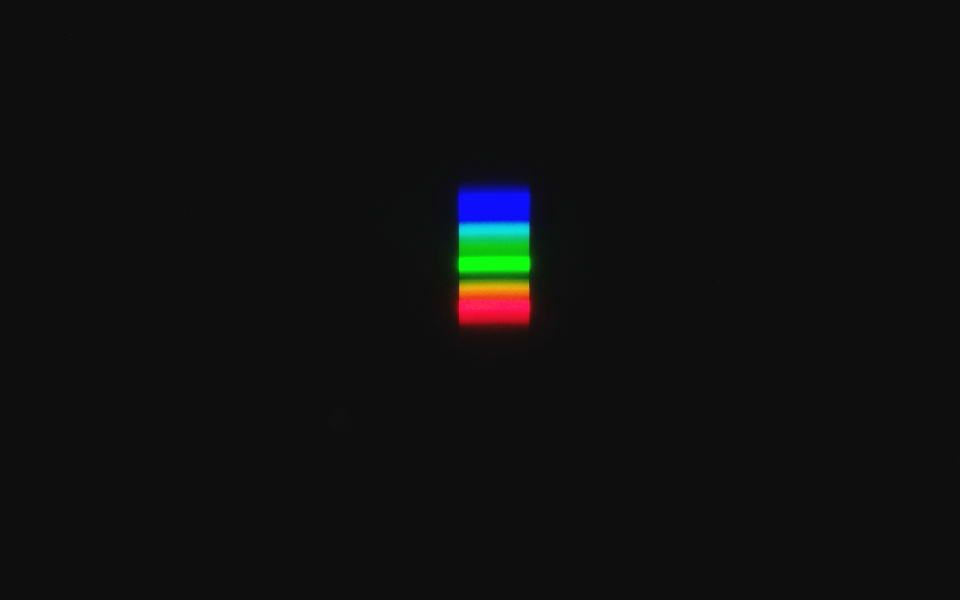
#> input picture pics/calibre.png, 1920 x 1200 px, found by its file name (shown at 1/2 size)
$ python Reflected_luma.py
#> lines starting #> are read from the running program, lines starting #| are printed output that depends on the picture
#!/usr/bin/python3
import numpy as np
import matplotlib.pyplot as plt
import imageio.v2 as imageio
from cycler import cycler


def readIntensity(photoName, plotName, lamp, surface):
#> called with photoName = 'calibre.png', plotName = 'calibration.png', lamp = 'mercury', surface = 'white'
    photo = imageio.imread(photoName)
#> photo is the input picture: shape (1200, 1920, 4); mean R, G, B, A 16.2, 15.7, 16.6, 255

    cut = photo[350:835, 450:960, 0:3].swapaxes(0, 1)
    rgb = np.mean(cut, axis=(0))
#> rgb = 485 rows, first 8: [14.83, 14.01, 15.87], [14.82, 14, 15.85], [14.78, 13.96, 16.01], [14.85, 14.03, 16.08], [14.79, 14.02, 16.35], [14.82, 14.05, 16.38], [14.82, 14.06, 16.55], [14.8, 14.04, 16.53]
    luma = (0.2989 * rgb[:, 0] + 0.5866 * rgb[:, 1] + 0.1144 * rgb[:, 2])
#> luma = 485 values, max 27.95 at index 226, min 14.29 at index 447, mean 18.92
    luma = luma
    plt.rc('axes', prop_cycle=(cycler('color', ['r', 'g', 'b'])))

    fig = plt.figure(figsize=(10, 5), dpi=200)

    plt.title('Интенсивность отражённого излучения\n' + '{} / {}'.format(lamp, surface))
    plt.xlabel('Относительный номер пикселя')
    plt.ylabel('Яркость')

    plt.plot(rgb, label=['r', 'g', 'b'])
    plt.plot(luma, 'black', label='I')
    plt.legend()

    plt.savefig(plotName)
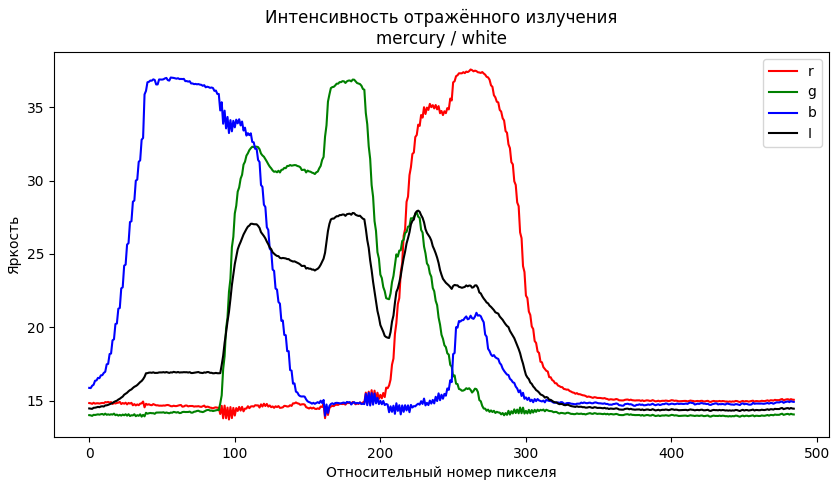
#> figure drawn by matplotlib, 1 panel; curve peaks at x = 262, y = 37.57; curve peaks at x = 181, y = 36.88; curve peaks at x = 56, y = 37.03

    return luma

luma_mercury = readIntensity("calibre.png", "calibration.png", "mercury", "white")
#> luma_mercury has the same summary as luma in readIntensity
luma_blue = readIntensity("blue.png", "blue_plt.png", "tungsten ", " blue")
#> call 2 of readIntensity, with photoName = 'blue.png', plotName = 'blue_plt.png', lamp = 'tungsten ', surface = ' blue'
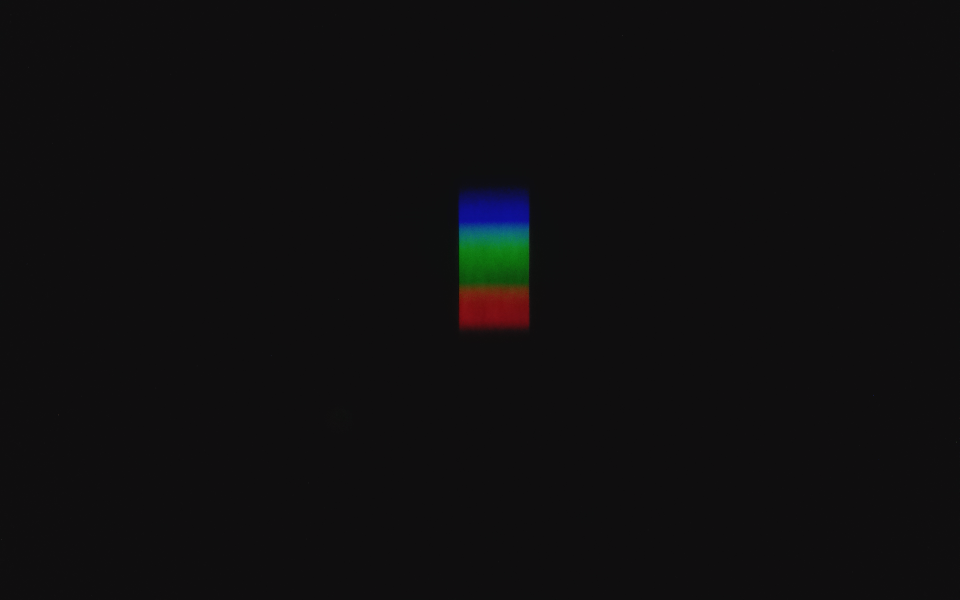
#> input picture pics/blue.png, 1920 x 1200 px, found by its file name (shown at 1/2 size)
#> in readIntensity, photo is the input picture: shape (1200, 1920, 4); mean R, G, B, A 15.4, 14.7, 15.6, 255
#> in readIntensity (call 2), `cut = photo[350:835, 450:960, 0:3].swapaxes(0, 1)`:
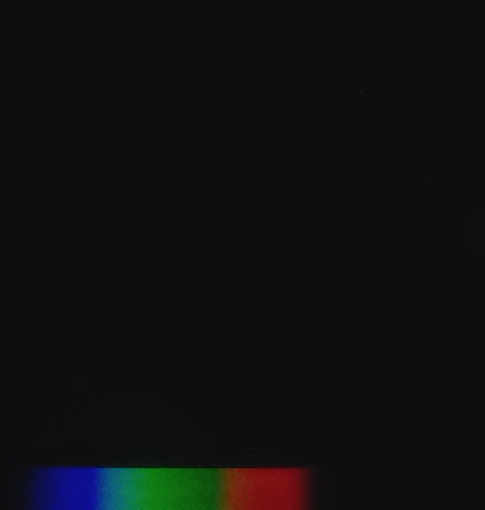
#> cut: shape (510, 485, 3); mean R, G, B 16.2, 16, 16.8
#> in readIntensity (call 2), `rgb = np.mean(cut, axis=(0))`: rgb = 485 rows, first 8: [14.76, 14.01, 14.97], [14.74, 13.99, 14.95], [14.78, 13.92, 15.03], [14.8, 13.94, 15.05], [14.72, 13.95, 15.04], [14.7, 13.93, 15.02], [14.7, 13.93, 15.06], [14.72, 13.95, 15.08]
#> in readIntensity (call 2), `luma = (0.2989 * rgb[:, 0] + 0.5866 * rgb[:, 1] + 0.1144 * rgb[:, 2])`: luma = 485 values, max 20.19 at index 133, min 14.26 at index 373, mean 16.15
#> in readIntensity (call 2), `plt.savefig(plotName)`:
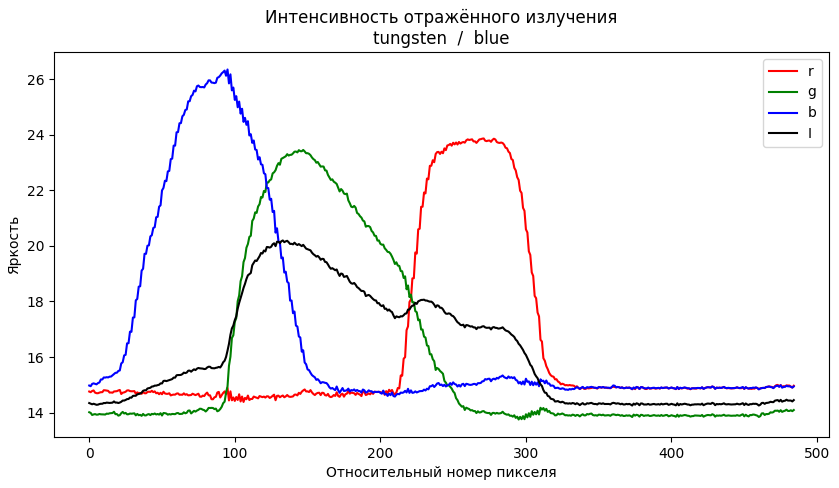
#> figure drawn by matplotlib, 1 panel; curve peaks at x = 271, y = 23.86; curve peaks at x = 147, y = 23.45; curve peaks at x = 95, y = 26.34
#> luma_blue has the same summary as luma in readIntensity
luma_green = readIntensity("green.png", "green_plt.png", "tungsten ", " green")
#> call 3 of readIntensity, with photoName = 'green.png', plotName = 'green_plt.png', lamp = 'tungsten ', surface = ' green'
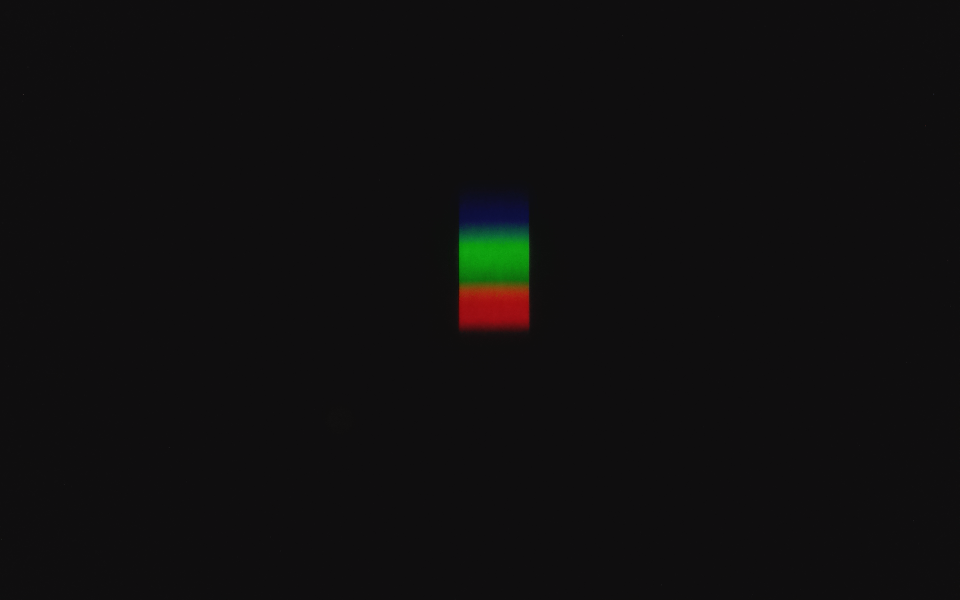
#> input picture pics/green.png, 1920 x 1200 px, found by its file name (shown at 1/2 size)
#> in readIntensity, photo is the input picture: shape (1200, 1920, 4); mean R, G, B, A 15.7, 14.8, 15.2, 255
#> in readIntensity (call 3), `cut = photo[350:835, 450:960, 0:3].swapaxes(0, 1)`:
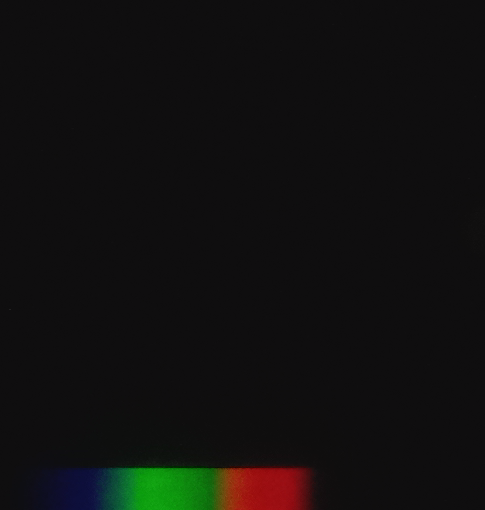
#> cut: shape (510, 485, 3); mean R, G, B 16.9, 16.4, 15.5
#> in readIntensity (call 3), `rgb = np.mean(cut, axis=(0))`: rgb = 485 rows, first 8: [14.88, 13.88, 14.88], [14.86, 13.86, 14.86], [14.87, 13.87, 14.87], [14.89, 13.89, 14.88], [14.92, 13.92, 14.91], [14.89, 13.89, 14.87], [14.91, 13.92, 14.91], [14.9, 13.91, 14.9]
#> in readIntensity (call 3), `luma = (0.2989 * rgb[:, 0] + 0.5866 * rgb[:, 1] + 0.1144 * rgb[:, 2])`: luma = 485 values, max 21.69 at index 154, min 14.23 at index 389, mean 16.42
#> in readIntensity (call 3), `plt.savefig(plotName)`:
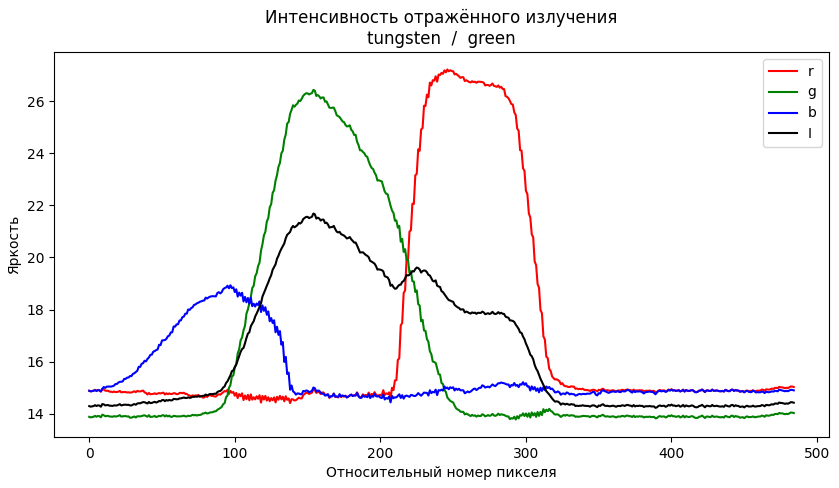
#> figure drawn by matplotlib, 1 panel; curve peaks at x = 246, y = 27.21; curve peaks at x = 154, y = 26.43; curve peaks at x = 97, y = 18.93
#> luma_green has the same summary as luma in readIntensity
luma_red = readIntensity("red.png", "red_plt.png", "tungsten ", " red")
#> (the run stopped early here; a loop or call above may not have finished)
